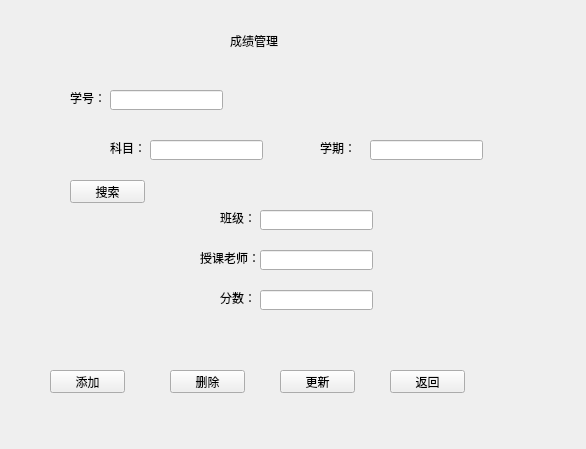
<?xml version="1.0" encoding="UTF-8"?>
<ui version="4.0">
 <class>scoremanage</class>
 <widget class="QWidget" name="scoremanage">
  <property name="geometry">
   <rect>
    <x>0</x>
    <y>0</y>
    <width>586</width>
    <height>449</height>
   </rect>
  </property>
  <property name="windowTitle">
   <string>Form</string>
  </property>
  <widget class="QLabel" name="label">
   <property name="geometry">
    <rect>
     <x>230</x>
     <y>20</y>
     <width>141</width>
     <height>41</height>
    </rect>
   </property>
   <property name="styleSheet">
    <string notr="true">font: 20pt &quot;Arial&quot;;</string>
   </property>
   <property name="text">
    <string>成绩管理</string>
   </property>
  </widget>
  <widget class="QLabel" name="label_2">
   <property name="geometry">
    <rect>
     <x>70</x>
     <y>90</y>
     <width>31</width>
     <height>16</height>
    </rect>
   </property>
   <property name="text">
    <string>学号：</string>
   </property>
  </widget>
  <widget class="QLabel" name="label_3">
   <property name="geometry">
    <rect>
     <x>110</x>
     <y>140</y>
     <width>31</width>
     <height>16</height>
    </rect>
   </property>
   <property name="text">
    <string>科目：</string>
   </property>
  </widget>
  <widget class="QLabel" name="label_4">
   <property name="geometry">
    <rect>
     <x>320</x>
     <y>140</y>
     <width>31</width>
     <height>16</height>
    </rect>
   </property>
   <property name="text">
    <string>学期：</string>
   </property>
  </widget>
  <widget class="QLabel" name="label_5">
   <property name="geometry">
    <rect>
     <x>220</x>
     <y>210</y>
     <width>31</width>
     <height>16</height>
    </rect>
   </property>
   <property name="text">
    <string>班级：</string>
   </property>
  </widget>
  <widget class="QLabel" name="label_6">
   <property name="geometry">
    <rect>
     <x>200</x>
     <y>250</y>
     <width>61</width>
     <height>16</height>
    </rect>
   </property>
   <property name="text">
    <string>授课老师：</string>
   </property>
  </widget>
  <widget class="QLabel" name="label_7">
   <property name="geometry">
    <rect>
     <x>220</x>
     <y>290</y>
     <width>31</width>
     <height>16</height>
    </rect>
   </property>
   <property name="text">
    <string>分数：</string>
   </property>
  </widget>
  <widget class="QLineEdit" name="score_objectlineEdit">
   <property name="geometry">
    <rect>
     <x>150</x>
     <y>140</y>
     <width>113</width>
     <height>20</height>
    </rect>
   </property>
  </widget>
  <widget class="QLineEdit" name="score_IDlineEdit">
   <property name="geometry">
    <rect>
     <x>110</x>
     <y>90</y>
     <width>113</width>
     <height>20</height>
    </rect>
   </property>
  </widget>
  <widget class="QLineEdit" name="score_termlineEdit">
   <property name="geometry">
    <rect>
     <x>370</x>
     <y>140</y>
     <width>113</width>
     <height>20</height>
    </rect>
   </property>
  </widget>
  <widget class="QLineEdit" name="score_classlineEdit">
   <property name="geometry">
    <rect>
     <x>260</x>
     <y>210</y>
     <width>113</width>
     <height>20</height>
    </rect>
   </property>
  </widget>
  <widget class="QLineEdit" name="score_teacherlineEdit">
   <property name="geometry">
    <rect>
     <x>260</x>
     <y>250</y>
     <width>113</width>
     <height>20</height>
    </rect>
   </property>
  </widget>
  <widget class="QLineEdit" name="score_scorelineEdit">
   <property name="geometry">
    <rect>
     <x>260</x>
     <y>290</y>
     <width>113</width>
     <height>20</height>
    </rect>
   </property>
  </widget>
  <widget class="QPushButton" name="score_querypushButton">
   <property name="geometry">
    <rect>
     <x>70</x>
     <y>180</y>
     <width>75</width>
     <height>23</height>
    </rect>
   </property>
   <property name="text">
    <string>搜索</string>
   </property>
  </widget>
  <widget class="QPushButton" name="score_addpushButton">
   <property name="geometry">
    <rect>
     <x>50</x>
     <y>370</y>
     <width>75</width>
     <height>23</height>
    </rect>
   </property>
   <property name="text">
    <string>添加</string>
   </property>
  </widget>
  <widget class="QPushButton" name="score_deletepushButton">
   <property name="geometry">
    <rect>
     <x>170</x>
     <y>370</y>
     <width>75</width>
     <height>23</height>
    </rect>
   </property>
   <property name="text">
    <string>删除</string>
   </property>
  </widget>
  <widget class="QPushButton" name="score_upadtepushButton">
   <property name="geometry">
    <rect>
     <x>280</x>
     <y>370</y>
     <width>75</width>
     <height>23</height>
    </rect>
   </property>
   <property name="text">
    <string>更新</string>
   </property>
  </widget>
  <widget class="QPushButton" name="score_backpushButton">
   <property name="geometry">
    <rect>
     <x>390</x>
     <y>370</y>
     <width>75</width>
     <height>23</height>
    </rect>
   </property>
   <property name="text">
    <string>返回</string>
   </property>
  </widget>
 </widget>
 <resources/>
 <connections/>
</ui>
